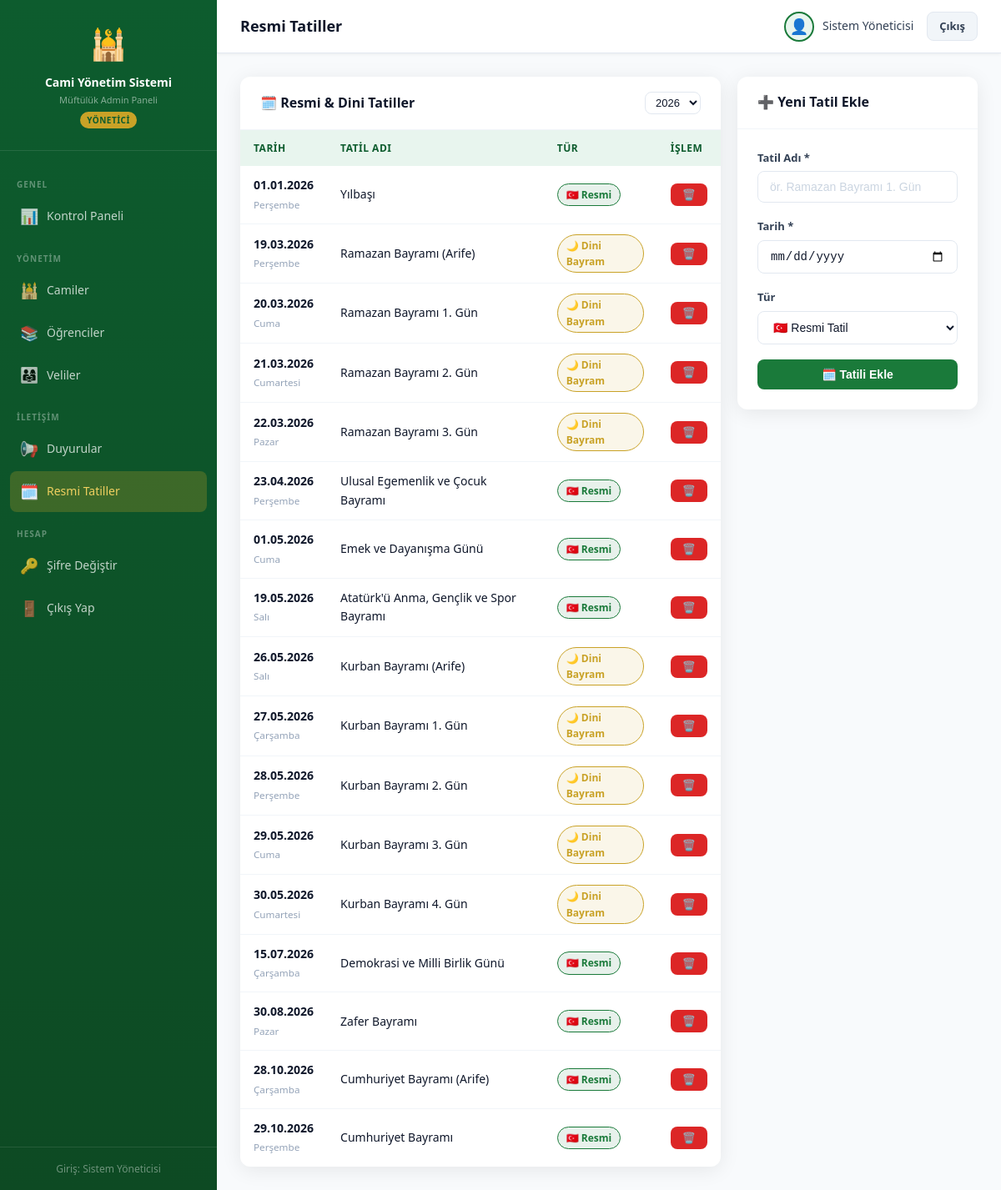
Screenshot of /admin/holidays.php (signed in) with the database file from the repository.
### tables this page shows
CREATE TABLE IF NOT EXISTS holidays (
  id INT AUTO_INCREMENT PRIMARY KEY,
  name VARCHAR(150) NOT NULL,
  holiday_date DATE NOT NULL,
  type ENUM('resmi','dini','ozel') DEFAULT 'resmi',
  created_at TIMESTAMP DEFAULT CURRENT_TIMESTAMP,
  UNIQUE KEY uniq_holiday_date_name (holiday_date, name)
);

### config/db.php (called while the page is built, shortened)
<?php
function sanitize($input) {
    return htmlspecialchars(trim($input), ENT_QUOTES, 'UTF-8');
}

### admin/holidays.php (the view, shortened to what this page needs)
<?php
require_once '../config/db.php';
$db = getDB();
$year = isset($_GET['year']) ? (int)$_GET['year'] : (int)date('Y');
$holidays = $db->prepare("SELECT * FROM holidays WHERE YEAR(holiday_date)=? ORDER BY holiday_date");
$holidays->execute([$year]); $holidays = $holidays->fetchAll();
$years = $db->query("SELECT DISTINCT YEAR(holiday_date) y FROM holidays ORDER BY y")->fetchAll(PDO::FETCH_COLUMN);
sort($years);
$typeLabels = ['resmi' => ['🇹🇷 Resmi', '#1a7a3a'], 'dini' => ['🌙 Dini Bayram', '#c9a227'], 'ozel' => ['⭐ Özel Gün', '#7c3aed']];
$gunAdlari = ['Pazar','Pazartesi','Salı','Çarşamba','Perşembe','Cuma','Cumartesi'];
$page_title = 'Resmi Tatiller';
include 'layout/header.php';
?>
<div style="display:grid;grid-template-columns:2fr 1fr;gap:20px;align-items:start">
  <div class="card">
    <div class="card-header">
      <span class="card-title">🗓️ Resmi &amp; Dini Tatiller</span>
      <form method="get" style="display:flex;gap:6px;align-items:center">
        <select name="year" class="form-control" style="font-size:13px;padding:4px 8px;height:auto" onchange="this.form.submit()">
          <?php foreach ($years as $y): ?><option value="<?= $y ?>" <?= $y == $year ? 'selected' : '' ?>><?= $y ?></option><?php endforeach; ?>
        </select>
      </form>
    </div>
    <div class="table-wrap">
      <table class="table">
        <thead><tr><th>Tarih</th><th>Tatil Adı</th><th>Tür</th><th>İşlem</th></tr></thead>
        <tbody>
          <?php foreach ($holidays as $h): $tl = $typeLabels[$h['type']] ?? $typeLabels['resmi']; ?>
          <tr>
            <td><strong><?= date('d.m.Y', strtotime($h['holiday_date'])) ?></strong><br><small style="color:#94a3b8"><?= $gunAdlari[(int)date('w', strtotime($h['holiday_date']))] ?></small></td>
            <td><?= sanitize($h['name']) ?></td>
            <td><span class="badge" style="background:<?= $tl[1] ?>1a;color:<?= $tl[1] ?>;border:1px solid <?= $tl[1] ?>"><?= $tl[0] ?></span></td>
            <td>
              <form method="post" style="display:inline">
                <button name="delete_holiday" class="btn btn-sm btn-danger" onclick="return confirm('Bu tatili silmek istiyor musunuz?')">🗑️</button>
              </form>
            </td>
          </tr>
          <?php endforeach; ?>
        </tbody>
      </table>
    </div>
  </div>
  <div class="card">
    <div class="card-header"><span class="card-title">➕ Yeni Tatil Ekle</span></div>
    <div class="card-body">
      <form method="post">
        <div class="form-group"><label class="form-label">Tatil Adı *</label><input type="text" name="name" class="form-control" placeholder="ör. Ramazan Bayramı 1. Gün" required></div>
        <div class="form-group"><label class="form-label">Tarih *</label><input type="date" name="holiday_date" class="form-control" required></div>
        <div class="form-group">
          <label class="form-label">Tür</label>
          <select name="type" class="form-control">
            <option value="resmi">🇹🇷 Resmi Tatil</option>
          </select>
        </div>
        <button name="add_holiday" class="btn btn-primary btn-block">🗓️ Tatili Ekle</button>
      </form>
    </div>
  </div>
</div>
<?php include 'layout/footer.php'; ?>

### admin/layout/header.php (shortened to what this page needs)
<!DOCTYPE html>
<html lang="tr">
<head>
<link rel="stylesheet" href="../assets/css/style.css">
</head>
<body>
<div class="app-layout">
  <aside class="sidebar">
    <div class="sidebar-header">
      <div class="sidebar-logo">🕌</div>
      <div class="sidebar-title">Cami Yönetim Sistemi</div>
      <div class="sidebar-subtitle">Müftülük Admin Paneli</div>
      <span class="sidebar-badge">YÖNETİCİ</span>
    </div>
    <nav class="sidebar-nav">
      <div class="sidebar-section">Genel</div>
      <a href="index.php" class="sidebar-link <?= basename($_SERVER['PHP_SELF']) === 'index.php' ? 'active' : '' ?>">
        <span class="sidebar-link-icon">📊</span> Kontrol Paneli
      </a>
      <div class="sidebar-section">Yönetim</div>
      <a href="mosques.php" class="sidebar-link <?= basename($_SERVER['PHP_SELF']) === 'mosques.php' ? 'active' : '' ?>">
        <span class="sidebar-link-icon">🕌</span> Camiler
      </a>
      <a href="students.php" class="sidebar-link <?= basename($_SERVER['PHP_SELF']) === 'students.php' ? 'active' : '' ?>">
        <span class="sidebar-link-icon">📚</span> Öğrenciler
      </a>
      <a href="parents.php" class="sidebar-link <?= basename($_SERVER['PHP_SELF']) === 'parents.php' ? 'active' : '' ?>">
        <span class="sidebar-link-icon">👨‍👩‍👧</span> Veliler
      </a>
      <div class="sidebar-section">İletişim</div>
      <a href="announcements.php" class="sidebar-link <?= basename($_SERVER['PHP_SELF']) === 'announcements.php' ? 'active' : '' ?>">
        <span class="sidebar-link-icon">📢</span> Duyurular
      </a>
      <a href="holidays.php" class="sidebar-link <?= basename($_SERVER['PHP_SELF']) === 'holidays.php' ? 'active' : '' ?>">
        <span class="sidebar-link-icon">🗓️</span> Resmi Tatiller
      </a>
      <div class="sidebar-section">Hesap</div>
      <a href="change_password.php" class="sidebar-link <?= basename($_SERVER['PHP_SELF']) === 'change_password.php' ? 'active' : '' ?>">
        <span class="sidebar-link-icon">🔑</span> Şifre Değiştir
      </a>
      <a href="logout.php" class="sidebar-link">
        <span class="sidebar-link-icon">🚪</span> Çıkış Yap
      </a>
    </nav>
    <div class="sidebar-footer" style="color:rgba(255,255,255,.4);font-size:12px;text-align:center">
      Giriş: <?= sanitize($_SESSION['admin_name'] ?? '') ?>
    </div>
  </aside>
  <div class="main-content">
    <div class="topbar">
      <div class="topbar-title"><?= sanitize($page_title ?? '') ?></div>
      <div class="topbar-right">
        <div class="topbar-user">
          <div class="topbar-avatar">👤</div>
          <span><?= sanitize($_SESSION['admin_name'] ?? 'Admin') ?></span>
        </div>
        <a href="logout.php" class="btn btn-sm btn-secondary">Çıkış</a>
      </div>
    </div>
    <div class="page-content">

### admin/layout/footer.php (shortened to what this page needs)
    </div>
  </div>
</div>
</body>
</html>

### rows the page displays
holidays: holiday_date "01.01.2026", holiday_date "Perşembe", name "Yılbaşı", type "🇹🇷 Resmi"
holidays: holiday_date "19.03.2026", holiday_date "Perşembe", name "Ramazan Bayramı (Arife)", type "🌙 Dini Bayram"
holidays: holiday_date "20.03.2026", holiday_date "Cuma", name "Ramazan Bayramı 1. Gün", type "🌙 Dini Bayram"
holidays: holiday_date "21.03.2026", holiday_date "Cumartesi", name "Ramazan Bayramı 2. Gün", type "🌙 Dini Bayram"
holidays: holiday_date "22.03.2026", holiday_date "Pazar", name "Ramazan Bayramı 3. Gün", type "🌙 Dini Bayram"
holidays: holiday_date "23.04.2026", holiday_date "Perşembe", name "Ulusal Egemenlik ve Çocuk Bayramı", type "🇹🇷 Resmi"
holidays: holiday_date "01.05.2026", holiday_date "Cuma", name "Emek ve Dayanışma Günü", type "🇹🇷 Resmi"
holidays: holiday_date "19.05.2026", holiday_date "Salı", name "Atatürk'ü Anma, Gençlik ve Spor Bayramı", type "🇹🇷 Resmi"
holidays: holiday_date "26.05.2026", holiday_date "Salı", name "Kurban Bayramı (Arife)", type "🌙 Dini Bayram"
holidays: holiday_date "27.05.2026", holiday_date "Çarşamba", name "Kurban Bayramı 1. Gün", type "🌙 Dini Bayram"
holidays: holiday_date "28.05.2026", holiday_date "Perşembe", name "Kurban Bayramı 2. Gün", type "🌙 Dini Bayram"
holidays: holiday_date "29.05.2026", holiday_date "Cuma", name "Kurban Bayramı 3. Gün", type "🌙 Dini Bayram"
holidays: holiday_date "30.05.2026", holiday_date "Cumartesi", name "Kurban Bayramı 4. Gün", type "🌙 Dini Bayram"
holidays: holiday_date "15.07.2026", holiday_date "Çarşamba", name "Demokrasi ve Milli Birlik Günü", type "🇹🇷 Resmi"
holidays: holiday_date "30.08.2026", holiday_date "Pazar", name "Zafer Bayramı", type "🇹🇷 Resmi"
holidays: holiday_date "28.10.2026", holiday_date "Çarşamba", name "Cumhuriyet Bayramı (Arife)", type "🇹🇷 Resmi"
holidays: holiday_date "29.10.2026", holiday_date "Perşembe", name "Cumhuriyet Bayramı", type "🇹🇷 Resmi"

### other values shown
$_SESSION['admin_name'] "Sistem Yöneticisi"
$page_title "Resmi Tatiller"
form field year "2026"
